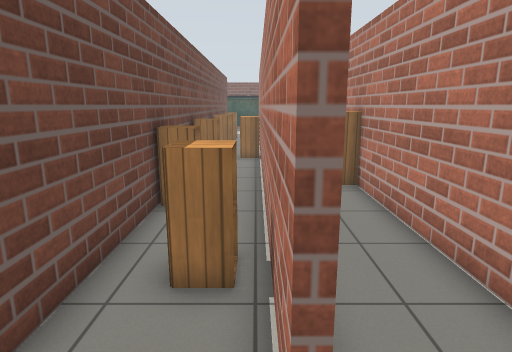
view 1 (above)

24 first-person views from a walk through a robot-simulator world made for Gazebo. The camera is 1.3 m above the floor, tilts 12° down and sees 75° across. The lines on the ground mark 1 m squares. The floor is counted in squares, 0.5 m on a side. Each view is taken from the middle of a square. On the plan, view 1 faces up. The plan holds only what a view shows up to about 20 squares ahead; the rest is blank. The place goes on beyond the plan. Gazebo's built-in surfaces are drawn with simple patterns. Some surface patterns are stand-ins.

view 2
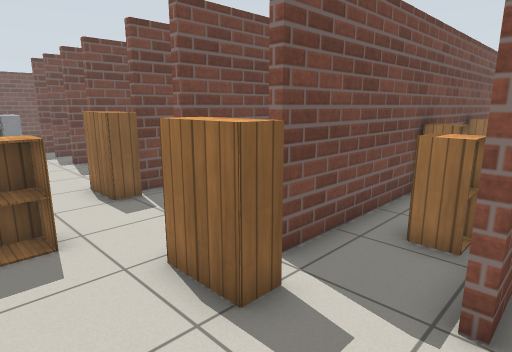

view 3
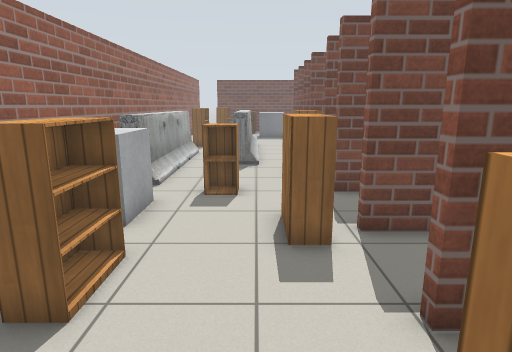

view 4
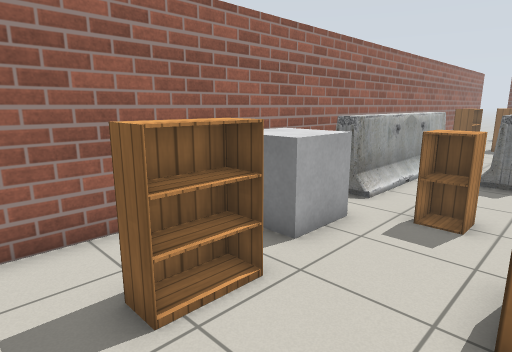

view 5
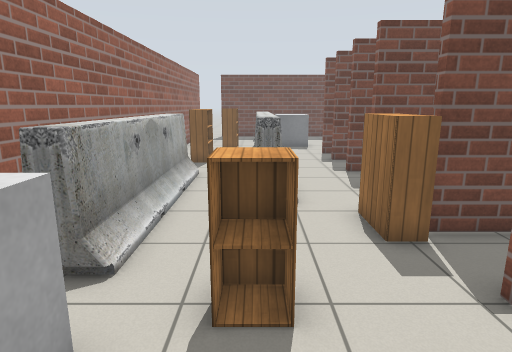

view 6
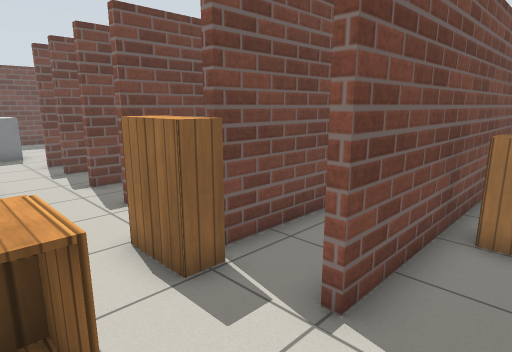

view 7
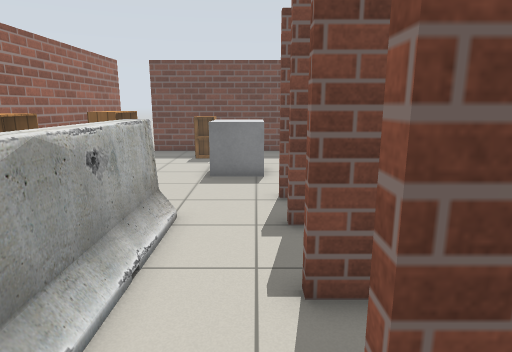

view 8
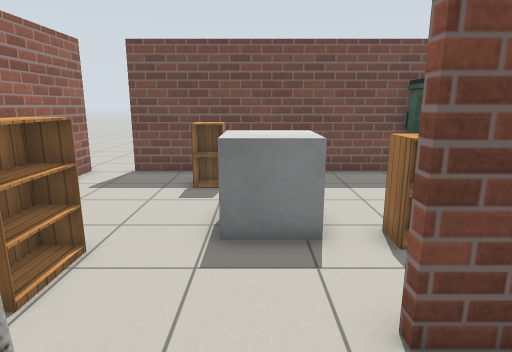

view 9
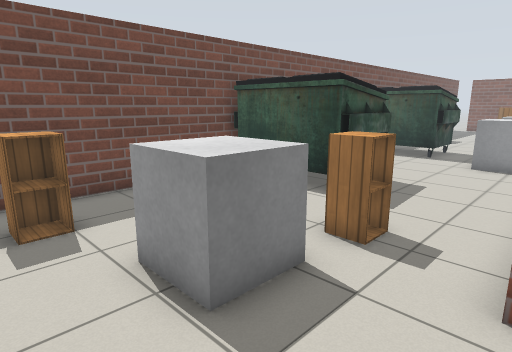

view 10
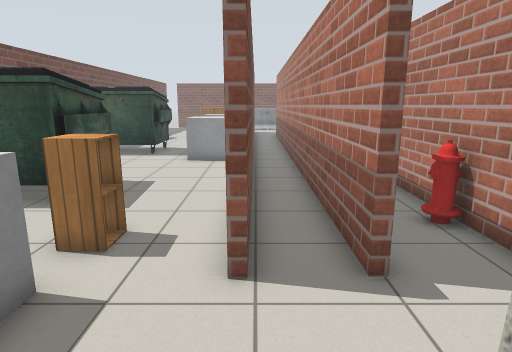

view 11
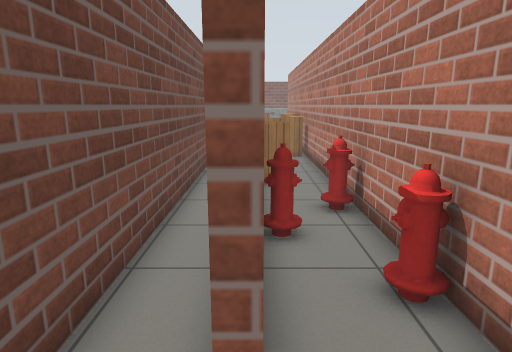

view 12
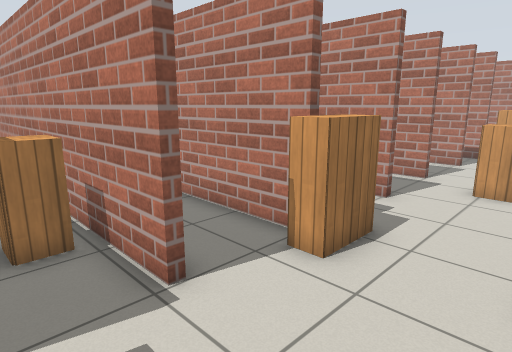

view 13
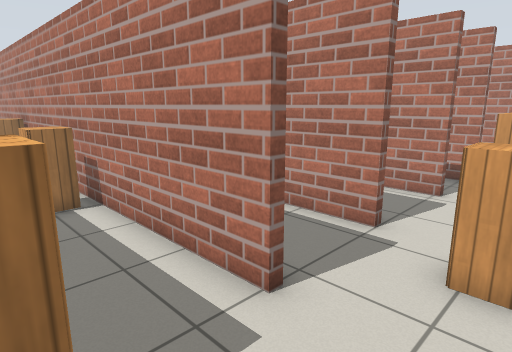

view 14
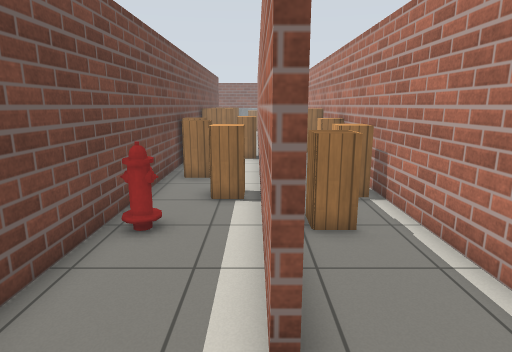

view 15
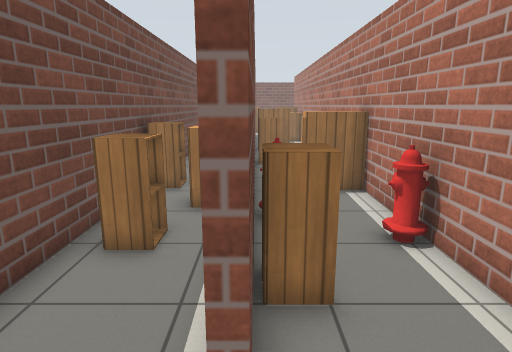

view 16
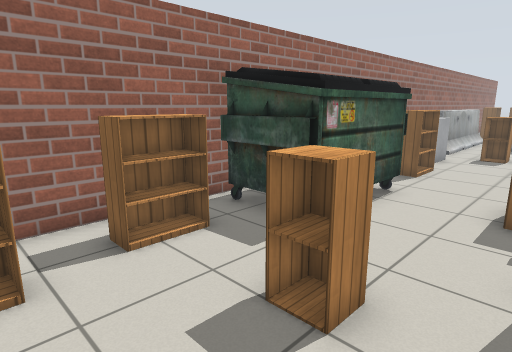

view 17
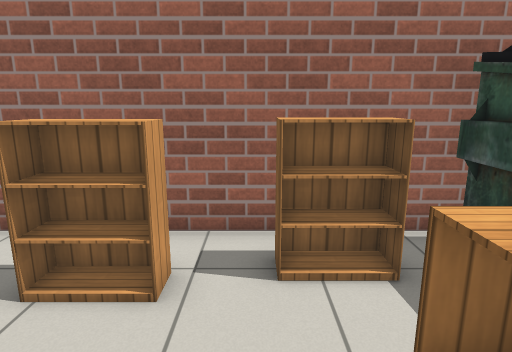

view 18
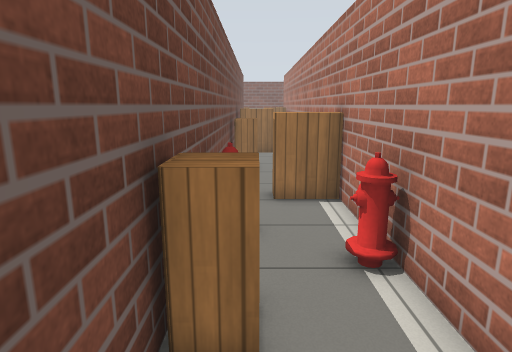

view 19
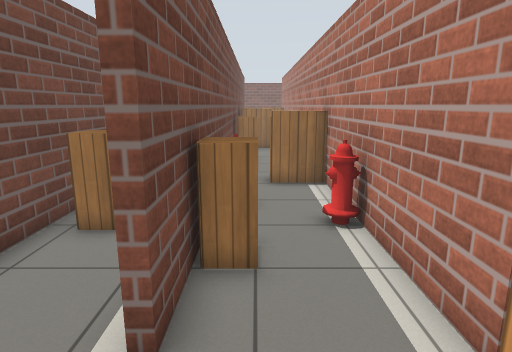

view 20
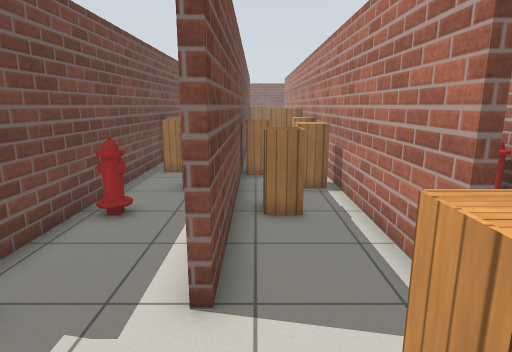

view 21
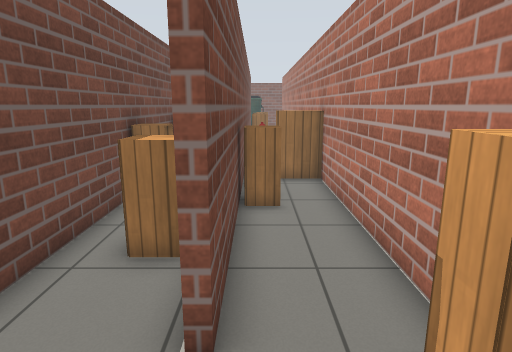

view 22
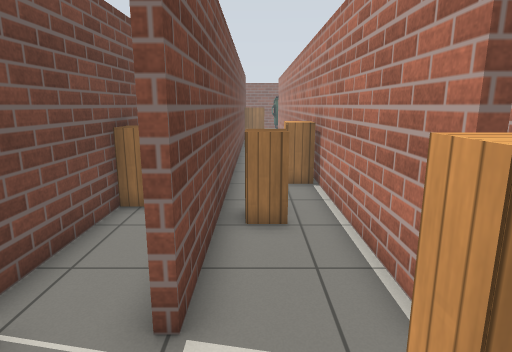

view 23
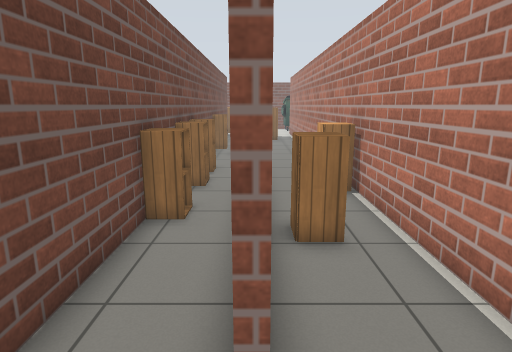

view 24
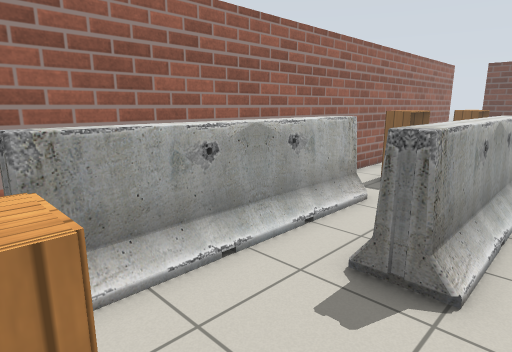

### Floor plan
Key: @ floor where view 1 was taken; # wall or solid block; x gap in a wall; . floor; C cabinet; B bookshelf; A barrier; U dumpster; H fire hydrant; O other object.
Columns run from 33 left of view 1 to 14 right of it. Each row starts with its distance up from view 1.
 20                         #C #  #C #OO#   #   #BB#
 19         U      #CC      #. #..#CC OO#BB #   #B.#
 18        UU.     #CC#     #. #..#     ##  # BB#..O
 17         U.    .#  #     #. #..# CC#  #  # BB#.OO
 16      UUUU.O   .#O #     #..#..# .##  # CC   #C.#
 15       ....OO #.#O       #..#. # .## ## C#   #C.#
 14        ...OOO#.#  #      C.#. #C.#OO#OO #. C#..#
 13        ......#.#C #     #C.#. #C.##.##  #. C#..#
 12        ......#.#C #     #C.#. # .##B##C #.  #..#
 11         .....#.#. #     #C.#.C# .##BBCC #CC #.BB
 10         U....#.#.H#     #..#.C# .##.##. #C. #.BB
  9         U....#.#.H#     #..#..#C.##.##.C# CC#..#
  8    U    U....#.#H #     #C.#..#C #CC##.C# CCOO.#
  7    #UUUUU....#.#H #     #C.#CC#. #C.##..#CC.#..#
  6    #.  ......#.#.H      #..#CC#..##.#HH.#CC.#..H
  5    #......C..#.#.H#  #  #..#..#.C##.##..#...#C.#
  4    #.....CC..#.#..#  #  #..#..#.C##.##..#...#C.#
  3    #.........#.#..#.##  #..#..#..##.##..#...#..#
  2    #..  OOO............BBB....x..##.BB..#......#
  1    #....OOO..................BBB....BB.........B
  0    #.CC.OOO...AAAAAAAAA..........@........CC..BB
 -1    #.CC....... AAAAAAAAA...C..............CC..
 -2    #......BBB. ............C....BB..UUUUU.......
 -3    #......BBB.BB...AAAAAAAA.OOO.BB.     U....BBB
 -4   ......      B B.AAAAAAAAA.OOO  ..     U.BBBBBB
 -5 .......      ....           OO   ..     U......
 -6 ...################################    #########

Where each view was taken, in squares from view 1:
view 1: 0 up, 0 right, facing up
view 2: 2 down, 1 right, facing up-left
view 3: 0 up, 4 right, facing left
view 4: 1 up, 2 right, facing down-left
view 5: 1 down, 2 left, facing left
view 6: 1 down, 4 left, facing up-left
view 7: 2 up, 11 left, facing left
view 8: 1 up, 17 left, facing left
view 9: 2 down, 20 left, facing up-left
view 10: 2 down, 20 left, facing up
view 11: 1 up, 18 left, facing up
view 12: 2 down, 2 left, facing up-right
view 13: 1 down, 4 right, facing up-right
view 14: 1 down, 7 right, facing up
view 15: 0 up, 11 right, facing up
view 16: 2 up, 13 right, facing down-left
view 17: 1 up, 11 right, facing down
view 18: 1 up, 12 right, facing up
view 19: 1 down, 12 right, facing up
view 20: 2 down, 8 right, facing up
view 21: 1 down, 1 right, facing up
view 22: 1 down, 5 left, facing up
view 23: 0 up, 6 left, facing up
view 24: 1 up, 6 left, facing down-left
